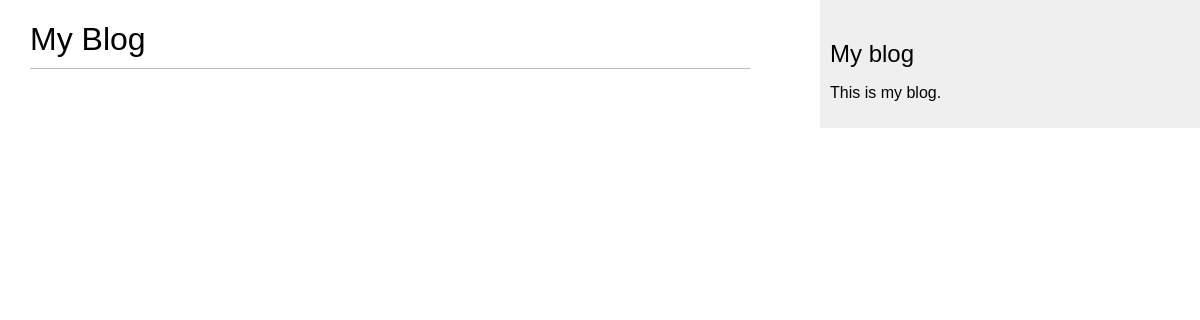
/blog/, run on an earlier commit of the app's database.
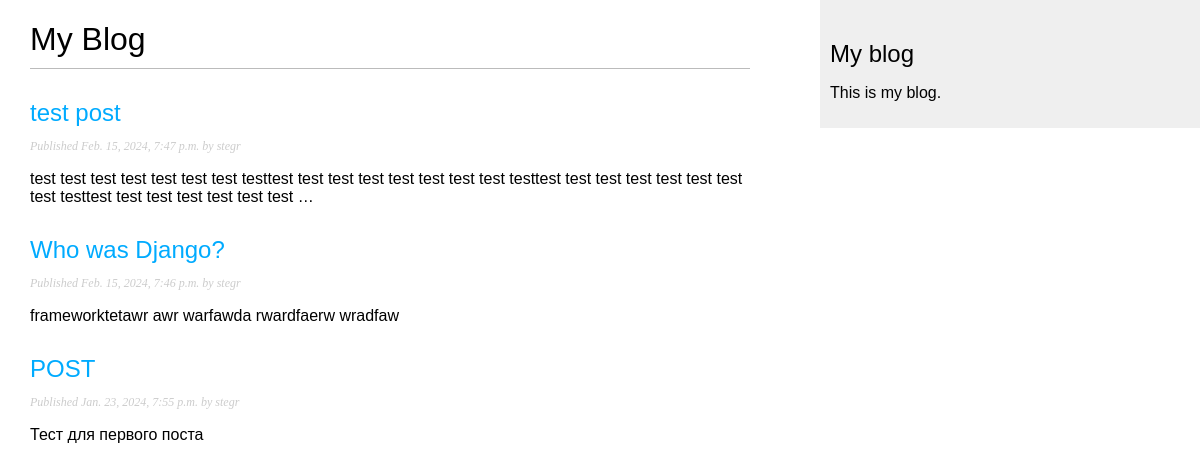
And on a later commit of the database.
### blog/models.py (models this page shows, shortened)
class Post(models.Model):
    class Status(models.TextChoices):
        DRAFT = 'DF', 'Draft'
        PUBLISHED = 'PB', 'Published'
    title = models.CharField(max_length=250)
    slug = models.SlugField(max_length=250)
    author = models.ForeignKey(User, on_delete=models.CASCADE, related_name='blog_posts')
    body = models.TextField()
    publish = models.DateTimeField(default=timezone.now)
    created = models.DateTimeField(auto_now_add=True)
    updated = models.DateTimeField(auto_now=True)
    status = models.CharField(max_length=2, choices=Status.choices, default=Status.DRAFT)
    objects = models.Manager()
    published = PublishedManager()
    class Meta:
        ordering = ['-publish']
        indexes = [models.Index(fields=['-publish'])]

### blog/views.py (the view)
# urls.py: path('', views.post_list, name='post_list'),
def post_list(request):
    posts = Post.published.all()
    return render(request, 'blog/post/list.html', {'posts': posts})

### blog/models.py (called while the page is built)
    def get_queryset(self):
        return super().get_queryset().filter(status=Post.Status.PUBLISHED)

### blog/templates/blog/post/list.html (shortened to what this page needs)
{% extends "blog/base.html" %}
{% block content %}
  <h1>My Blog</h1>
  {% for post in posts %}
    <h2>
      <a href="{% url 'blog:post_detail' post.id %}">
        {{ post.title }}
      </a>
    </h2>
    <p class="date">
      Published {{ post.publish }} by {{ post.author }}
    </p>
    {{ post.body|truncatewords:30|linebreaks }}
  {% endfor %}
{% endblock %}

### blog/templates/blog/base.html (shortened to what this page needs)
{% load static %}
<!DOCTYPE html>
<html>
<head>
  <link href="{% static "css/../blog.css" %}" rel="stylesheet">
</head>
<body>
  <div id="content">
    {% block content %}
    {% endblock %}
  </div>
  <div id="sidebar">
    <h2>My blog</h2>
    <p>This is my blog.</p>
  </div>
</body>
</html>

### blog/static/blog.css (style rules this page uses)
body { margin:0; padding:0; font-family:helvetica, sans-serif; }
a { color:#00abff; text-decoration:none; }
h1 { font-weight:normal; border-bottom:1px solid #bbb; padding:0 0 10px 0; }
h2 { font-weight:normal; margin:30px 0 0; }
#content { float:left; width:60%; padding:0 0 0 30px; }
#sidebar { float:right; width:30%; padding:10px; background:#efefef; height:100%; }
p.date { color:#ccc; font-family: georgia, serif; font-size: 12px; font-style: italic; }

What changed in the data, as far as the page shows it:
added Post: title "test post", publish "Feb. 15, 2024, 7:47 p.m.", author "stegr", body "test test test test test test test testtest test test test test test test test testtest test test test test test test test testtest test test test test test test …"
now on this page (row edited): Post: title "Who was Django?", publish "Feb. 15, 2024, 7:46 p.m.", author "stegr", body "frameworktetawr awr warfawda rwardfaerw wradfaw"
now on this page (row edited): Post: title "POST", publish "Jan. 23, 2024, 7:55 p.m.", author "stegr", body "Тест для первого поста"
